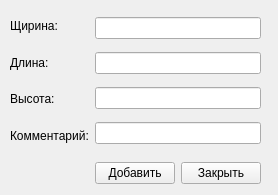
<?xml version="1.0" encoding="UTF-8"?>
<ui version="4.0">
 <class>Form</class>
 <widget class="QWidget" name="Form">
  <property name="geometry">
   <rect>
    <x>0</x>
    <y>0</y>
    <width>278</width>
    <height>195</height>
   </rect>
  </property>
  <property name="windowTitle">
   <string>Form</string>
  </property>
  <widget class="QWidget" name="layoutWidget">
   <property name="geometry">
    <rect>
     <x>10</x>
     <y>10</y>
     <width>251</width>
     <height>141</height>
    </rect>
   </property>
   <layout class="QHBoxLayout" name="horizontalLayout_5">
    <item>
     <layout class="QVBoxLayout" name="verticalLayout_5">
      <item>
       <widget class="QLabel" name="label_7">
        <property name="maximumSize">
         <size>
          <width>109</width>
          <height>16777215</height>
         </size>
        </property>
        <property name="text">
         <string>Щирина:</string>
        </property>
       </widget>
      </item>
      <item>
       <widget class="QLabel" name="label_8">
        <property name="maximumSize">
         <size>
          <width>109</width>
          <height>16777215</height>
         </size>
        </property>
        <property name="text">
         <string>Длина:</string>
        </property>
       </widget>
      </item>
      <item>
       <widget class="QLabel" name="label_9">
        <property name="maximumSize">
         <size>
          <width>109</width>
          <height>16777215</height>
         </size>
        </property>
        <property name="text">
         <string>Высота:</string>
        </property>
       </widget>
      </item>
      <item>
       <widget class="QLabel" name="label_10">
        <property name="maximumSize">
         <size>
          <width>109</width>
          <height>16777215</height>
         </size>
        </property>
        <property name="text">
         <string>Комментарий:</string>
        </property>
       </widget>
      </item>
     </layout>
    </item>
    <item>
     <layout class="QVBoxLayout" name="verticalLayout_6">
      <item>
       <widget class="QLineEdit" name="width_lineEdit"/>
      </item>
      <item>
       <widget class="QLineEdit" name="length_lineEdit"/>
      </item>
      <item>
       <widget class="QLineEdit" name="height_lineEdit"/>
      </item>
      <item>
       <widget class="QLineEdit" name="comment_lineEdit"/>
      </item>
     </layout>
    </item>
   </layout>
  </widget>
  <widget class="QWidget" name="layoutWidget_2">
   <property name="geometry">
    <rect>
     <x>10</x>
     <y>160</y>
     <width>251</width>
     <height>26</height>
    </rect>
   </property>
   <layout class="QHBoxLayout" name="horizontalLayout_6">
    <item>
     <spacer name="horizontalSpacer_3">
      <property name="orientation">
       <enum>Qt::Horizontal</enum>
      </property>
      <property name="sizeHint" stdset="0">
       <size>
        <width>40</width>
        <height>20</height>
       </size>
      </property>
     </spacer>
    </item>
    <item>
     <widget class="QPushButton" name="ok_pushButton">
      <property name="text">
       <string>Добавить</string>
      </property>
     </widget>
    </item>
    <item>
     <widget class="QPushButton" name="close_pushButton">
      <property name="text">
       <string>Закрыть</string>
      </property>
     </widget>
    </item>
   </layout>
  </widget>
 </widget>
 <resources/>
 <connections/>
</ui>
